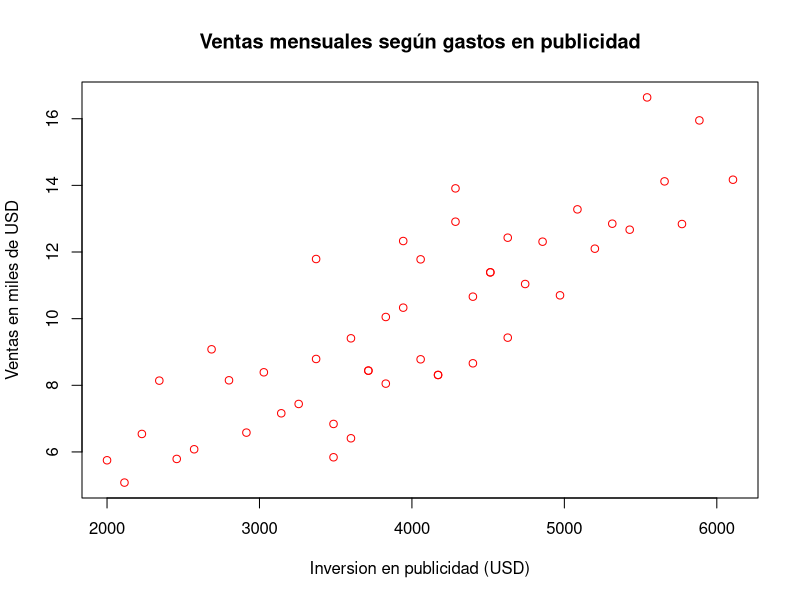

Here is the R script that generated this plot:
## ---- chunk 1
library(readxl)
datos = read_excel("ecommerce.xlsx")
## ---- chunk 2
plot(datos$RRSS, datos$Ventas,
     col="red",
     main="Ventas mensuales según gastos en publicidad",
     xlab="Inversion en publicidad (USD)",
     ylab="Ventas en miles de USD")
## ---- chunk 3
cor(datos$RRSS,datos$Ventas)
## ---- chunk 4
set.seed(4987654)

train = sample(nrow(datos),nrow(datos)*0.70) 

test  =(-train)

modelo=lm(datos$Ventas~datos$RRSS, data= datos, subset=train)
modelo

reg = modelo
## ---- chunk 5
summary(reg) 
